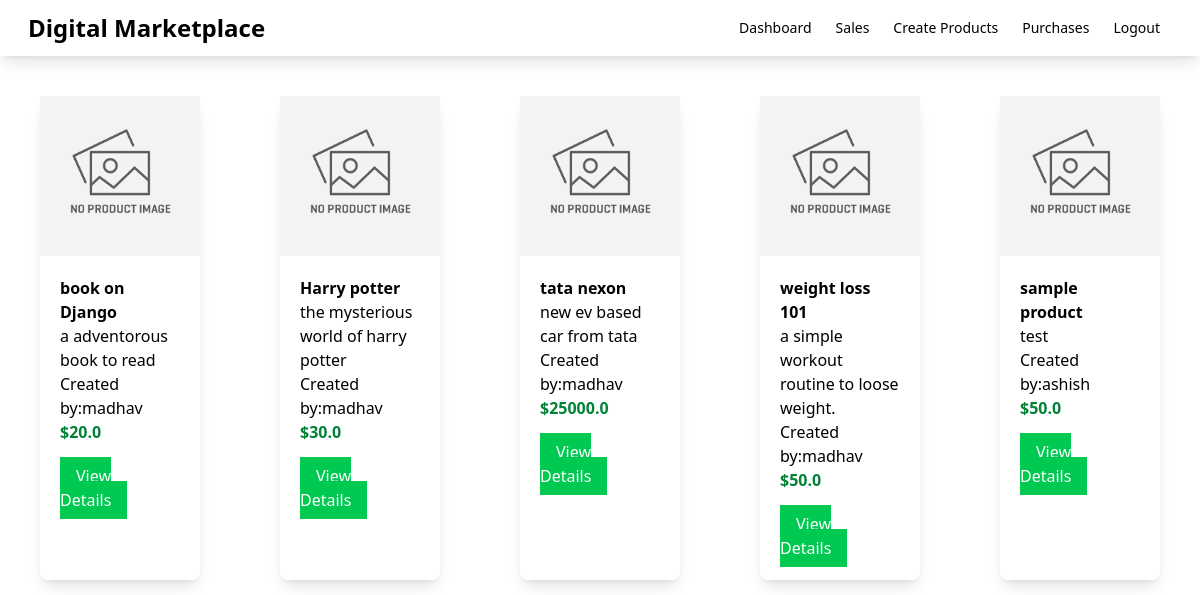
The page / on the database its author committed.
### myapp/models.py (models this page shows)
class Product(models.Model):
    seller = models.ForeignKey(User, on_delete=models.CASCADE)
    name = models.CharField(max_length=100)
    description = models.CharField(max_length=100)
    price = models.FloatField()
    file = models.FileField(upload_to='uploads')
    total_sales_amount = models.IntegerField(default=0)
    total_sales = models.IntegerField(default=0)

### myapp/views.py (the view)
# urls.py: path('', views.index , name='index'),
def index(request):
    products = Product.objects.all()
    return render(request,'myapp/index.html',{'products':products})

### myapp/templates/myapp/index.html (shortened to what this page needs)
{% extends 'myapp/base.html'%}
{% block body %}
<div class="product-container flex">
{% for product in products %}
    <div class="product shadow-lg w-1/6 rounded-lg m-10">
        <div class="product-image">
            <img alt="">
        </div>
        <div class="p-5">
            <div class="font-bold">
                {{ product.name }}
            </div>
            <div>
                {{ product.description }}
            </div>
            <div>
                Created by:{{ product.seller }}
            </div>
            <div class="text-green-700 font-bold">
                ${{ product.price }}
            </div>
            <div class="mt-5">
                <a class="bg-green-500 text-white px-4 py-2" href="{% url 'detail' product.id %}">View Details</a>
            </div>
        </div>
    </div>
{% endfor %}
</div>
{% endblock %}

### myapp/templates/myapp/base.html (shortened to what this page needs)
<!DOCTYPE html>
<html lang="en">
<head>
    <script src="https://cdn.jsdelivr.net/npm/@tailwindcss/browser@4"></script>
</head>
<body>
    <nav class="shadow-lg">
  <div class="flex items-center justify-between px-4 py-2.5 w-full">
    <a href="{% url 'index' %}" class="flex items-center">
      <span class="text-2xl font-semibold text-black hover:underline">Digital Marketplace</span>
    </a>
    <div class="flex space-x-4">
      <a href="{% url 'dashboard' %}" class="mr-6 text-sm font-medium text-grey-500">Dashboard</a>
                <a href="{% url 'sales' %}" class="mr-6 text-sm font-medium text-grey-500">Sales</a>
                <a href="{% url 'createproduct' %} " class="mr-6 text-sm font-medium text-grey-500">Create Products</a>
                <a href="{% url 'purchases' %}" class="mr-6 text-sm font-medium text-grey-500">Purchases</a>
                <a href="{% url 'logout' %}" class="mr-6 text-sm font-medium text-grey-500">Logout</a>
    </div>
  </div>
</nav>
    {% block body %}
    {% endblock %}
</body>
</html>

### rows shown on the page
Product: name "book on Django", description "a adventorous book to read", seller "madhav", price "20.0"
Product: name "Harry potter", description "the mysterious world of harry potter", seller "madhav", price "30.0"
Product: name "tata nexon", description "new ev based car from tata", seller "madhav", price "25000.0"
Product: name "weight loss 101", description "a simple workout routine to loose weight.", seller "madhav", price "50.0"
Product: name "sample product", description "test", seller "ashish", price "50.0"
